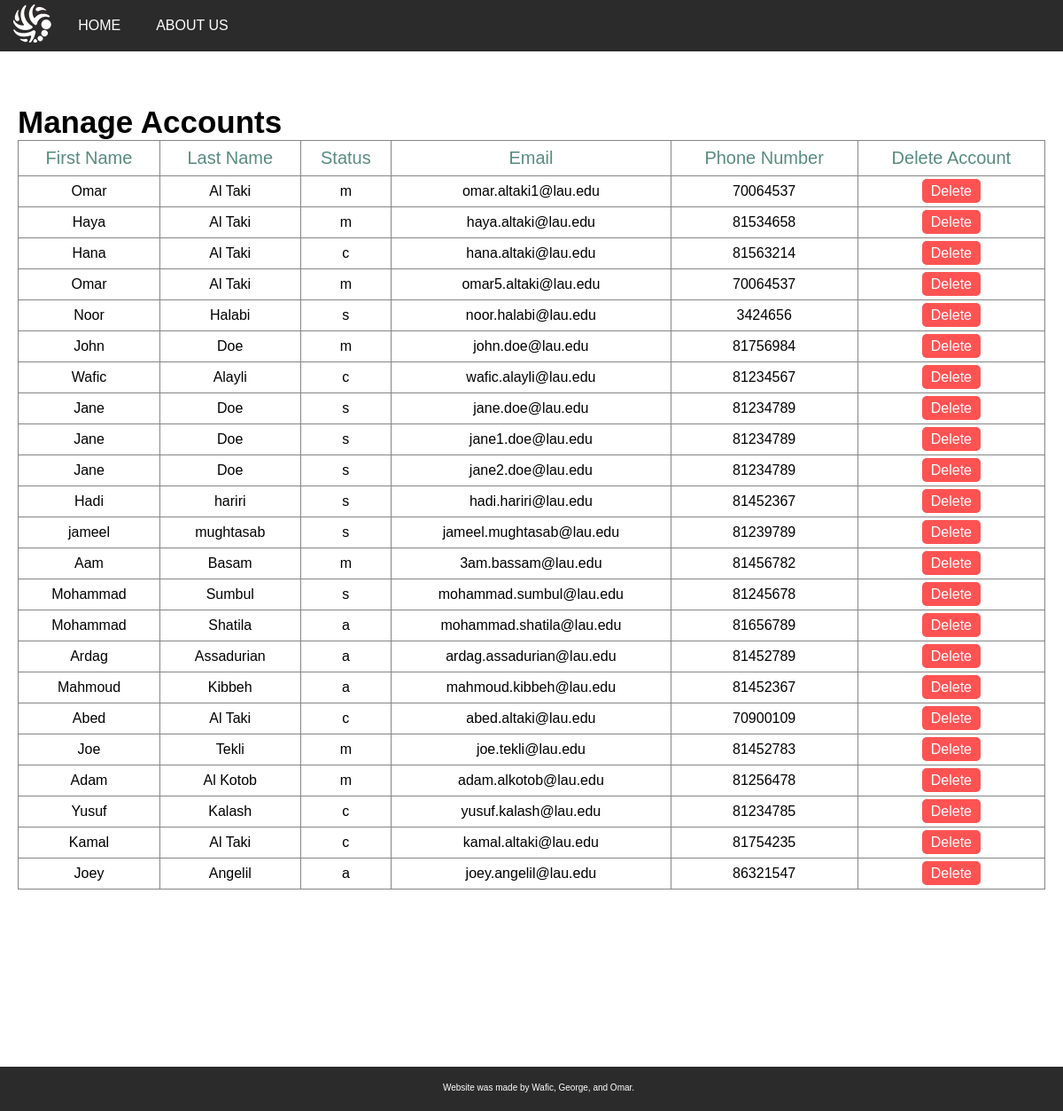
The page /Code/manage_accounts.php on the database as committed earlier.
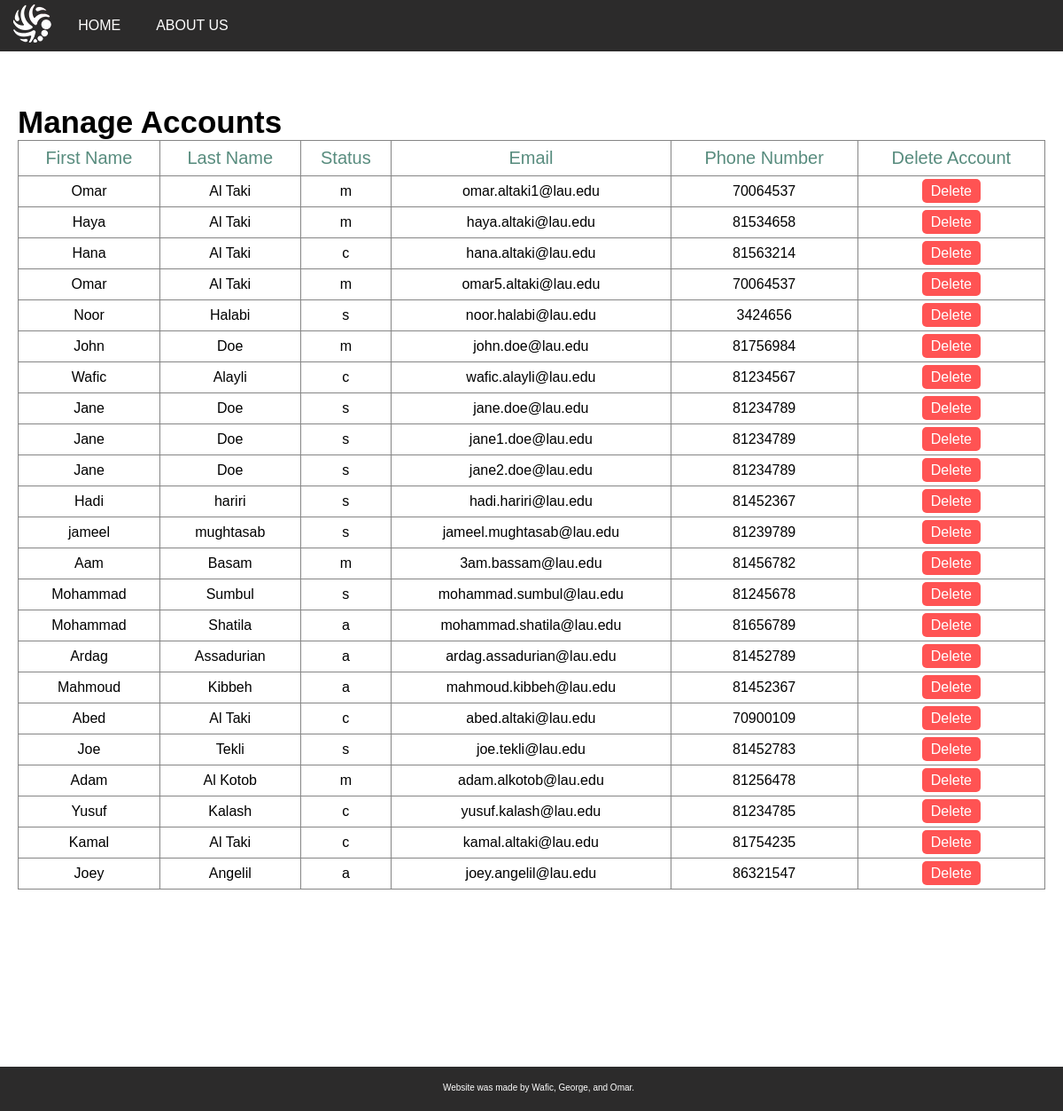
The same page on the database as committed later.
### tables this page shows
CREATE TABLE `registration` (
  `id` int(11) NOT NULL,
  `firstName` varchar(50) NOT NULL,
  `lastName` varchar(50) NOT NULL,
  `status` enum('s','m','c','a') NOT NULL,
  `email` varchar(50) NOT NULL,
  `password` varchar(255) NOT NULL,
  `number` int(12) NOT NULL
);

### Code/manage_accounts.php (the view, shortened to what this page needs)
<?php
require_once('delete.php');
$query = 'SELECT * FROM registration';
$result = mysqli_query($mysqli, $query);
?>
<!DOCTYPE html>
<html lang="en">
    <head>
        <link rel="stylesheet" href="Styles/style_manage_accounts.css">
        <link href='https://unpkg.com/boxicons@2.1.4/css/boxicons.min.css' rel='stylesheet'>
    </head>
    <body>
        <ul class="menubar">
            <a href="staff-homepage.php"><img src="images/SFlogo.png" alt="Our Logo"></a>
            <li><a href="staff-homepage.php"> HOME </a></li>
            <li><a class="" href="aboutus.php"> ABOUT US </a></li>
        </ul>
        <div class="container">
            <div class = "title">Manage Accounts</div>
            <div class="table-div">
                <table class="table">
                    <tr class="table_title">
                        <td>First Name</td>
                        <td>Last Name</td>
                        <td>Status</td>
                        <td>Email</td>
                        <td>Phone Number</td>
                        <td>Delete Account</td>
                    </tr>
                    <tr>
                    <?php
                        while($rows=mysqli_fetch_assoc($result))
                        {
                    ?>
                        <td><?php echo $rows['firstName']; ?></td>
                        <td><?php echo $rows['lastName']; ?></td>
                        <td><?php echo $rows['status']; ?></td>
                        <td><?php echo $rows['email']; ?></td>
                        <td><?php echo $rows['number']; ?></td>
                        <td><a href="delete.php?id=<?php echo $rows['id'];?>" class="del_button">Delete</a></td>
                    </tr>
                    <?php
                        }
                    ?>
                </table>
            </div>
        </div>
        <div class="footer">
            <div class="icons">
                <p style="font-size: 10px;">Website was made by Wafic, George, and Omar.</p>
            </div>
        </div>
    </body>
</html>

### Code/Styles/style_manage_accounts.css (style rules this page uses)
html { height: 100%; width: 100%; }
* { font-family: Arial, Helvetica, sans-serif; }
body { margin: 0; padding: 0; height: 100%; width: 100%; overflow-x: hidden; }
li { float: left; }
img { float:left; padding-left: 0.3%; padding-right: 0.8%; padding-top: 0.3%; }
li a { display: block; color: white; text-align: center; padding: 20px 20px; text-decoration: none; transition: background-color 0.7s; }
.menubar { list-style: none; margin: 0; padding: 0; padding-left: 10px; overflow: hidden; position: fixed; background-color: rgb(44, 43, 43); top: 0; width: 100%; align-items: center; }
.footer { position: sticky; bottom: 0; left: 0; z-index: 10; width: 100%; background-color: rgb(44, 43, 43); color: white; text-align: center; height: 2.1rem; padding: 8px; align-items: center; margin-top: auto; flex-shrink: 0 }
.container { margin-top:100px; margin-right: 20px; margin-left: 20px; }
.title { font-size: 35px; font-weight: 600; }
.table_title { color: #588c7e; font-size: 20px; }
.table { border-collapse: collapse; width: 100%; text-align: left; border: 1px solid rgb(133, 133, 133); text-align: center; margin-bottom: 25vh; }
td, th { border: 1px solid rgb(133, 133, 133); padding: 8px; }
.del_button { color: white; background-color: rgb(255, 83, 83); padding: 5px 10px; border-radius: 5px; text-decoration: none; }

Rows that differ between the two databases and show on the page:
changed registration "Joe": status "m" → "s"
